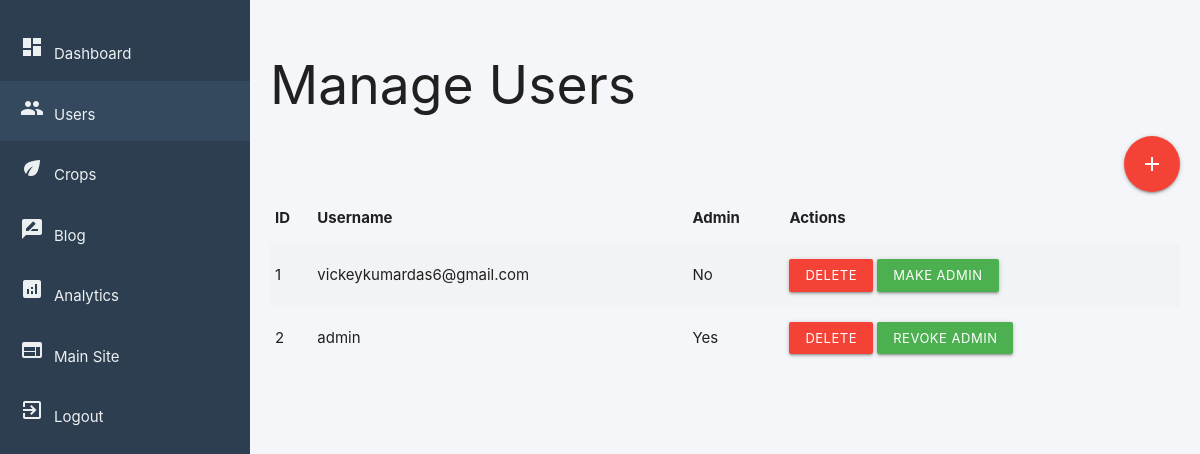
/admin/users (signed in), run on the app's committed database.
### app.py (models this page shows)
class User(db.Model):
    id = db.Column(db.Integer, primary_key=True)
    username = db.Column(db.String(80), unique=True, nullable=False)
    password_hash = db.Column(db.String(120), nullable=False)
    last_login_at = db.Column(db.DateTime, nullable=True)
    is_admin = db.Column(db.Boolean, default=False)
    created_at = db.Column(db.DateTime, default=datetime.utcnow)
    profile = db.relationship('UserProfile', backref='user', uselist=False)

### app.py (the view)
@app.route('/admin/users')
def admin_users():
    if 'user_id' not in session or not session.get('is_admin'):
        flash('You do not have admin access.', 'danger')
        return redirect(url_for('login'))
    users = User.query.all()
    return render_template('admin_users.html', users=users)

### templates/admin_users.html (shortened to what this page needs)
{% extends "admin_base.html" %}
{% block content %}
<div class="admin-container">
    <div class="sidebar">
        <a href="{{ url_for('admin_dashboard') }}"><i class="material-icons">dashboard</i>Dashboard</a>
        <a href="{{ url_for('admin_users') }}" class="active"><i class="material-icons">people</i>Users</a>
        <a href="{{ url_for('admin_crop_info') }}"><i class="material-icons">eco</i>Crops</a>
        <a href="{{ url_for('blog') }}"><i class="material-icons">rate_review</i>Blog</a>
        <a href="{{ url_for('admin_analytics') }}"><i class="material-icons">analytics</i>Analytics</a>
        <a href="{{ url_for('index') }}"><i class="material-icons">web</i>Main Site</a>
        <a href="{{ url_for('logout') }}"><i class="material-icons">exit_to_app</i>Logout</a>
    </div>
    <div class="main-content">
        <h2>Manage Users</h2>
        <a href="{{ url_for('admin_add_user') }}" class="btn-floating btn-large waves-effect waves-light red right">
            <i class="material-icons">add</i>
        </a>
        <table class="striped">
            <thead>
                <tr>
                    <th>ID</th>
                    <th>Username</th>
                    <th>Admin</th>
                    <th>Actions</th>
                </tr>
            </thead>
            <tbody>
                {% for user in users %}
                <tr>
                    <td>{{ user.id }}</td>
                    <td>{{ user.username }}</td>
                    <td>{{ "Yes" if user.is_admin else "No" }}</td>
                    <td>
                        <form class="action-form" action="{{ url_for('admin_delete_user', user_id=user.id) }}" method="POST" onsubmit="return confirm('Are you sure you want to delete {{ user.username }}?');" style="display: inline;">
                            <button type="submit" class="btn-small waves-effect waves-light red">Delete</button>
                        </form>
                        <form class="action-form" action="{{ url_for('admin_toggle_admin', user_id=user.id) }}" method="POST" style="display: inline;">
                            <button type="submit" class="btn-small waves-effect waves-light green">{{ "Revoke Admin" if user.is_admin else "Make Admin" }}</button>
                        </form>
                    </td>
                </tr>
                {% endfor %}
            </tbody>
        </table>
    </div>
</div>
{% endblock %}

### static/admin_style.css (style rules this page uses)
.admin-container { display: flex; min-height: 100vh; }
.sidebar { width: 250px; background: #2c3e50; color: #ecf0f1; display: flex; flex-direction: column; padding-top: 20px; }
.sidebar a { color: #ecf0f1; padding: 15px 20px; text-decoration: none; display: block; transition: background 0.3s; }
.sidebar a:hover, .sidebar a.active { background: #34495e; }
.sidebar a i { margin-right: 10px; }
.main-content { flex-grow: 1; padding: 20px; background: #f4f6f9; }

### data on the page
User: id "1", username "vickeykumardas6@gmail.com", is_admin "No", is_admin "MAKE ADMIN"
User: id "2", username "admin", is_admin "Yes", is_admin "REVOKE ADMIN"
